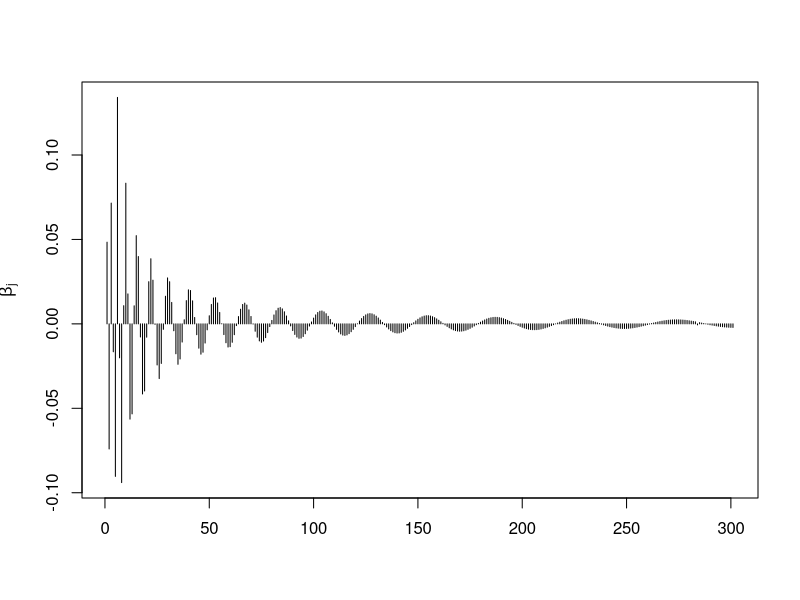
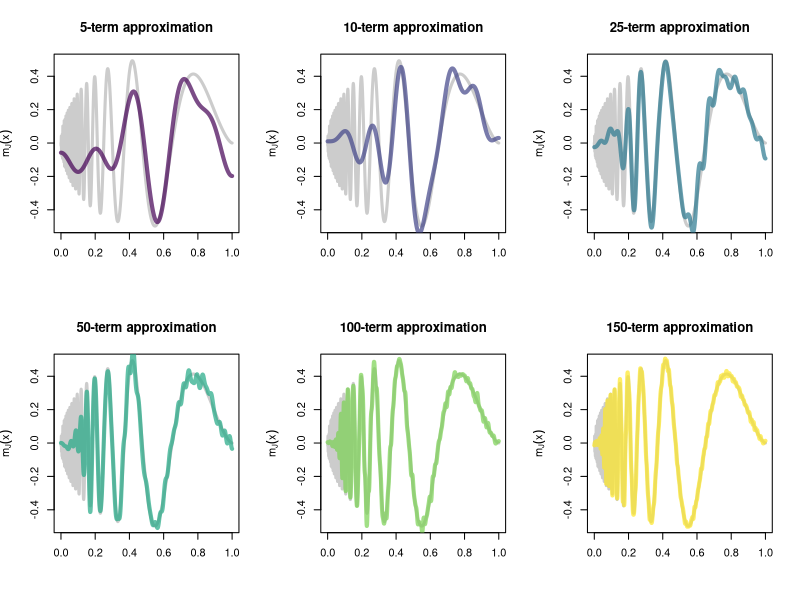
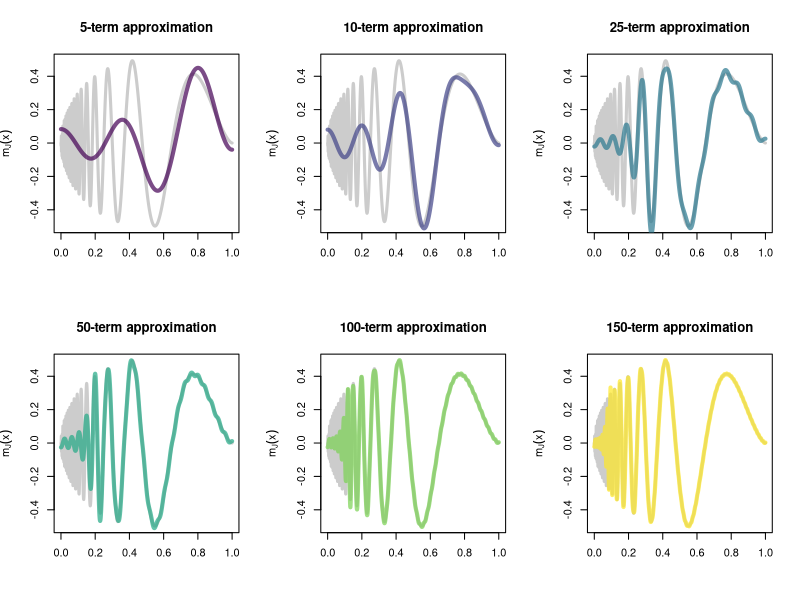
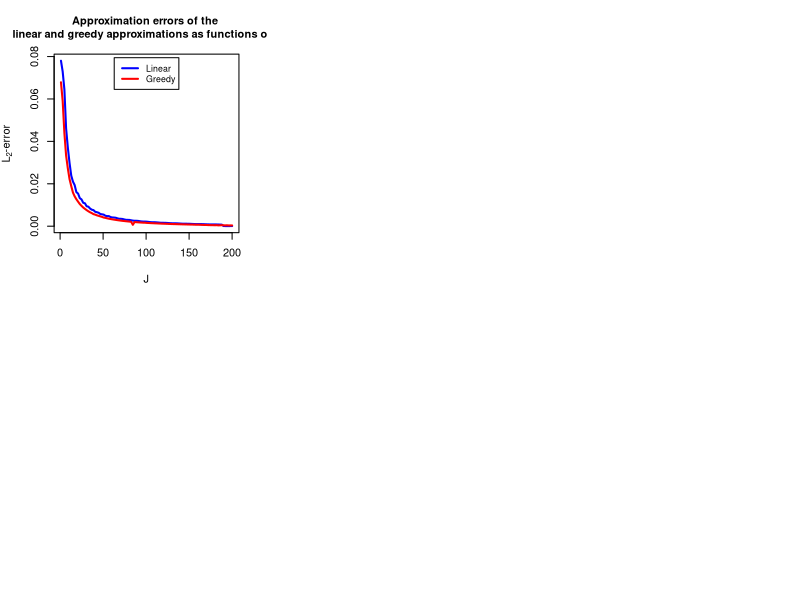

The R script that drew these images, in order:
## ---- chunk 1
knitr::opts_chunk$set(echo = TRUE)
suppressMessages(require("viridis", quietly = T))
## ---- chunk 2
cos.basis = function(x, j = 4) 1*(j == 0) + sqrt(2)*cos(pi*j*x)*(j > 0)
doppler.fun <- function(x) sqrt(x*(1 - x))*sin( (2.1*pi)/(x + 0.05) )

#changed j.max to 300, so that the 150 greatest coefficients 
#may be taken also over 200 (although it doesn't change much) 

j.max <- 300
f.coeff <- rep(NA, j.max+1)
for (idx in 0:j.max){
  foo = tryCatch(
    integrate(function(x, j) doppler.fun(x) * cos.basis(x,j), 
              lower = 0, upper = 1, j = idx)$value,
    error = function(e) NA
  )
  f.coeff[idx + 1] = foo
}
## ---- chunk 3
plot(f.coeff, type = "h", ylab = expression(beta[j]), main = "", xlab = "")
## ---- chunk 4
sorted <- sort(abs(f.coeff), decreasing = TRUE)
extract_topJ <- function(J) which(abs(f.coeff) >= sorted[J])
# showing that (some of) the largest 150 coefficients have indices exceeding 200
tail(extract_topJ(150))
## ---- chunk 5
proj.cos.nl <- function(x, f.coeff, j.max = 10){
  out = rep(0, length(x))
  for(idx in extract_topJ(j.max)){
    if ( !is.na(f.coeff[idx]) ) out = out + f.coeff[idx] * cos.basis(x, j = idx-1)
  }
  return(out)
}
# Visualize some n-terms approximations
j.seq = c(5, 10, 25, 50, 100, 150)
mycol = viridis(length(j.seq), alpha = .7)
par(mfrow = c(2,3))
for (idx in 1:length(j.seq)){
  # Original function
  curve(doppler.fun(x), from = 0, to = 1,
        main = paste(j.seq[idx], "-term approximation", sep = ""),
        xlab = "", ylab = expression(m[J](x)),
        n = 1001, col = gray(.8), lwd = 3)
  # Add approximation
  curve(proj.cos.nl(x, f.coeff = f.coeff, j.seq[idx]),
        n = 1001, col = mycol[idx], lwd = 4,
        add = TRUE)
}
## ---- chunk 6
proj.cos <- function(x, f.coeff, j.max = 10){
  out = rep(0, length(x))
  for(idx in 0:j.max){
    if ( !is.na(f.coeff[idx + 1]) ) out = out + f.coeff[idx + 1] * cos.basis(x, j = idx)
  }
  return(out)
}
# Visualize some n-terms approximations
j.seq = c(5, 10, 25, 50, 100, 150)
mycol = viridis(length(j.seq), alpha = .7)
par(mfrow = c(2,3))
for (idx in 1:length(j.seq)){
  # Original function
  curve(doppler.fun(x), from = 0, to = 1,
        main = paste(j.seq[idx], "-term approximation", sep = ""),
        xlab = "", ylab = expression(m[J](x)),
        n = 1001, col = gray(.8), lwd = 3)
  # Add approximation
  curve(proj.cos(x, f.coeff = f.coeff, j.seq[idx]),
        n = 1001, col = mycol[idx], lwd = 4,
        add = TRUE)
}
## ---- chunk 7
compute_err_lin <- function(j){
  if(j<=300){
  diff <- function(x) (doppler.fun(x) - proj.cos(x, f.coeff = f.coeff, j.max = j))^2
  return(integrate(diff, lower = 0, upper = 1)$value)
  }
  else print("chosen value of j too high, should be below 200")
}
compute_err_nl <- function(j){
  if(j<=300){
  diff <- function(x) (doppler.fun(x) - proj.cos.nl(x, f.coeff = f.coeff, j.max = j))^2
  return(integrate(diff, lower = 0, upper = 1)$value)
  }
  else print("chosen value of j too high, should be below 200")
}
compute_err_lin <- Vectorize(compute_err_lin)
compute_err_nl <- Vectorize(compute_err_nl)
## ---- chunk 8
curve(compute_err_lin, 1,200, xlab = "J", ylab = expression(paste('L'[2],'-error')), col="blue",lwd = 2)
title(main ="Approximation errors of the \nlinear and greedy approximations as functions of J", cex.main=1)
curve(compute_err_nl, 1,200, add = TRUE, col="red", lwd = 2)
legend("top",inset=.02, legend=c("Linear", "Greedy"),
       col=c("blue", "red"), lty = 1, lwd=2, cex= 0.8)
